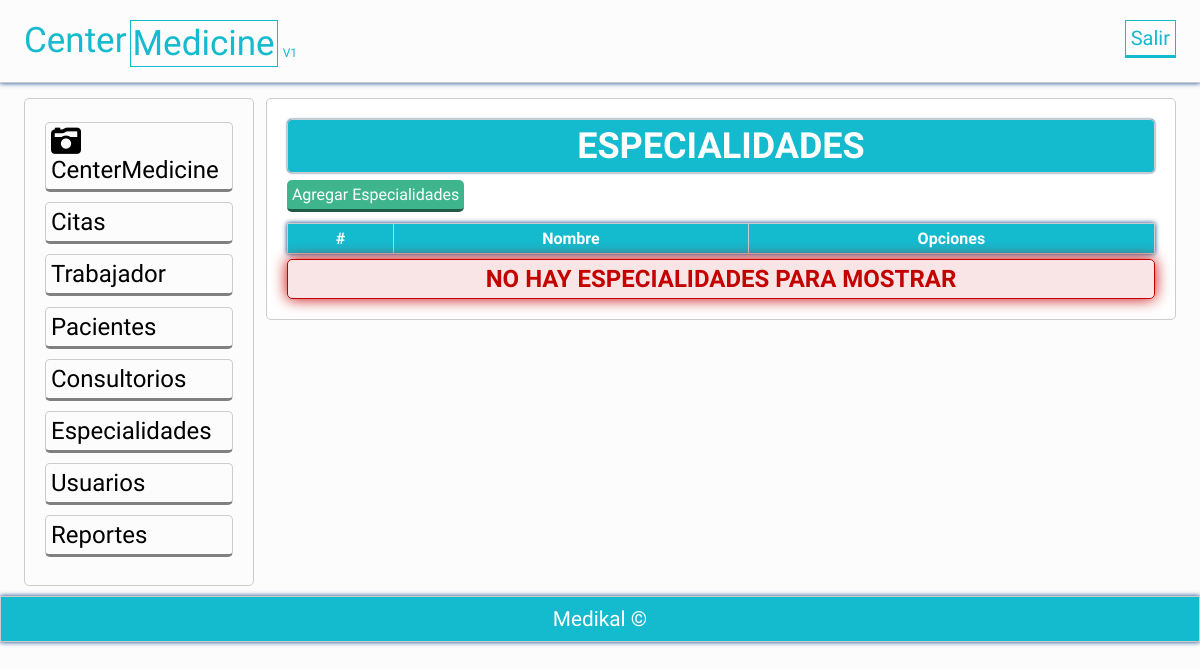
The app's page /vista/especialidades_vista.php, older data.
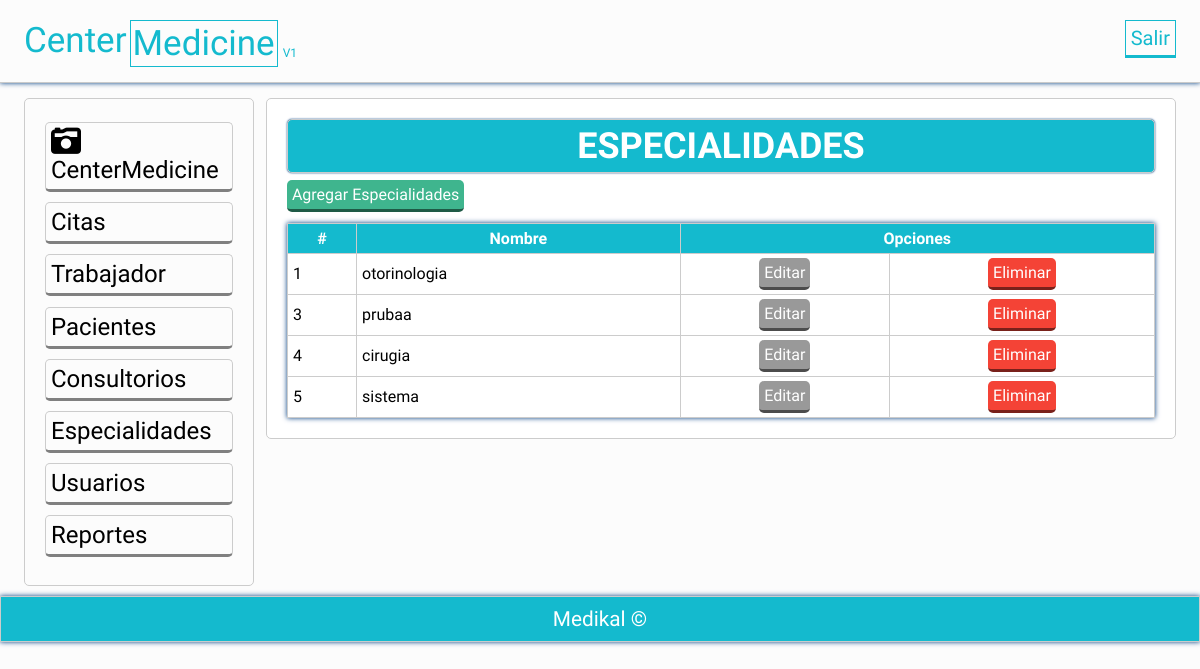
The same page, newer data.
### tables this page shows
CREATE TABLE `especialidades` (
  `idespecialidad` int(11) NOT NULL,
  `espNombre` char(15) NOT NULL
);

### vista/especialidades_vista.php (the view, shortened to what this page needs)
<?php
$mensaje='';
try{
	$conexion = new PDO('mysql:host=localhost;dbname=centromedico','root','');
}catch(PDOException $e){
	echo "Error: ". $e->getMessage();
}
$consulta = $conexion -> prepare("
	SELECT * FROM especialidades ORDER BY idespecialidad limit 5");
$consulta ->execute();
$consulta = $consulta ->fetchAll();
if(!$consulta){
	$mensaje .= 'NO HAY ESPECIALIDADES PARA MOSTRAR';
}
?>
<?php include 'plantillas/header.php'; ?>
	<section class="main">
		<div class="wrapp">
			<?php include 'plantillas/nav.php'; ?>
				<article>
					<div class="mensaje">
						<h2>ESPECIALIDADES</h2>
					</div>
						<a class="agregar" href="agregarEspecialidades.php">Agregar Especialidades</a>
						<table class="tabla">
						  <tr>
							<th>#</th>
							<th>Nombre</th>
							<th colspan="2">Opciones</th>
						  </tr>
						<?php foreach ($consulta as $Sql): ?>
						<tr>
						<?php echo "<td>". $Sql['idespecialidad']. "</td>"; ?>
						<?php echo "<td>". $Sql['espNombre']. "</td>"; ?>
                        <?php echo "<td class='centrar'>"."<a href='actualizarespecialidades.php?idespecialidad=".$Sql['idespecialidad']."' class='editar'>Editar</a>". "</td>"; ?>
						<?php echo "<td class='centrar'>"."<a href='eliminar_especialidades.php?idespecialidad=".$Sql['idespecialidad']."' class='eliminar'>Eliminar</a>". "</td>"; ?>
						</tr>
						<?php endforeach; ?>
						</table>
						<?php  if(!empty($mensaje)): ?>
							<ul>
							  <?php echo $mensaje; ?>
							</ul>
						<?php  endif; ?>
				</article>
	</section>
<?php include 'plantillas/footer.php'; ?>
</body>
</html>

Row changes from the older to the newer data that the page shows:
added especialidades: idespecialidad "1", espNombre "otorinologia"
added especialidades: idespecialidad "3", espNombre "prubaa"
added especialidades: idespecialidad "4", espNombre "cirugia"
added especialidades: idespecialidad "5", espNombre "sistema"
Text that changed along with them:
$mensaje: "NO HAY ESPECIALIDADES PARA MOSTRAR" → (not shown)
